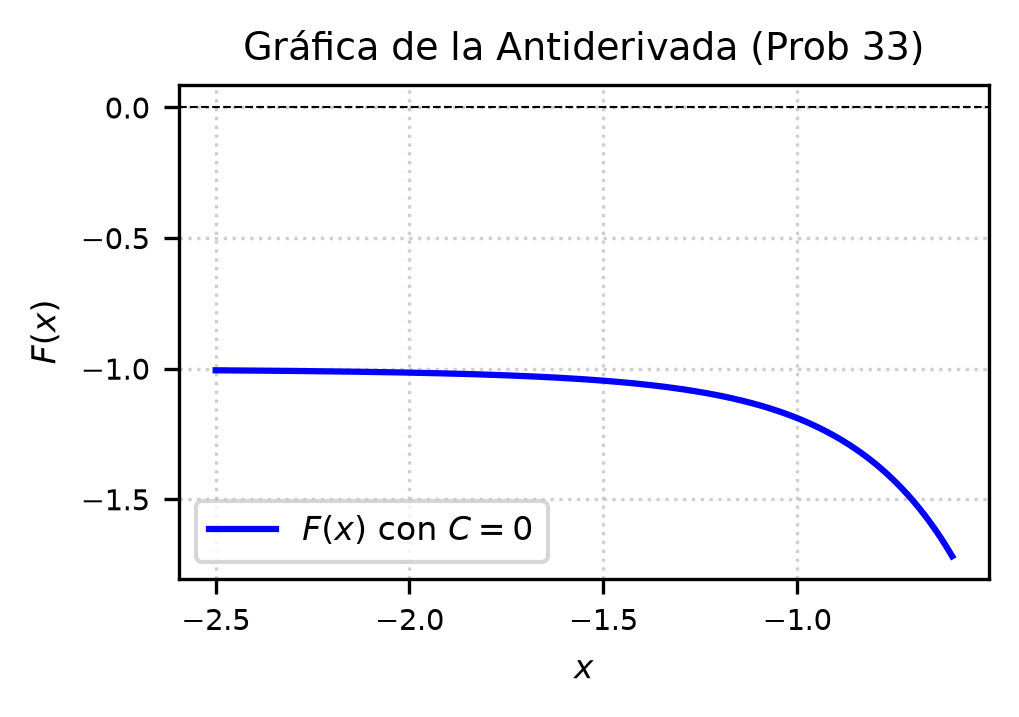

Reproduce this figure in Python.
import matplotlib
matplotlib.use('Agg')
import numpy as np
import matplotlib.pyplot as plt

# Definición del dominio para x (evitando x=0)
x = np.linspace(-2.5, -0.6, 400)

# Antiderivada F(x) con C = 0
# F(x) = -(1 + x^{-4})^{1/4}
F = - (1.0 + x**-4)**0.25

plt.figure(figsize=(3.5, 2.5))
plt.plot(x, F, label=r'$F(x)$ con $C=0$', color='b', linewidth=1.5)

plt.title('Gráfica de la Antiderivada (Prob 33)', fontsize=9)
plt.xlabel('$x$', fontsize=8)
plt.ylabel('$F(x)$', fontsize=8)
plt.axhline(0, color='black', linewidth=0.5, linestyle='--')
plt.grid(True, linestyle=':', alpha=0.6)
plt.legend(fontsize=8)
plt.xticks(fontsize=7)
plt.yticks(fontsize=7)
plt.tight_layout()
plt.savefig(r'semana_05/graficas/SEM05_P33_grafica.png', dpi=300, bbox_inches='tight')
plt.close()
